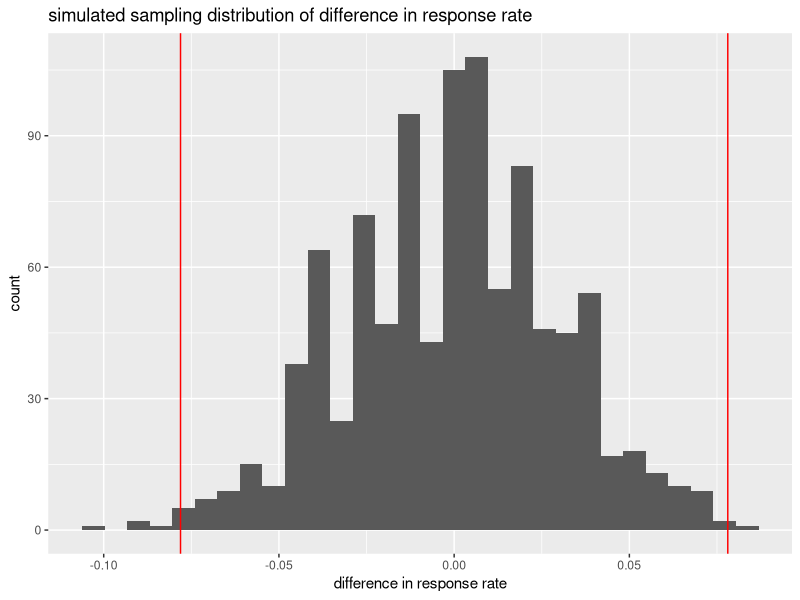
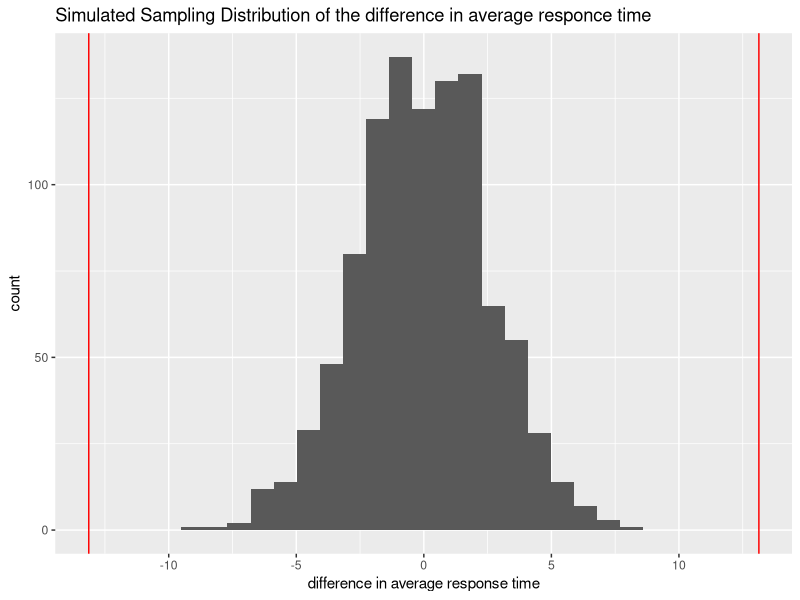
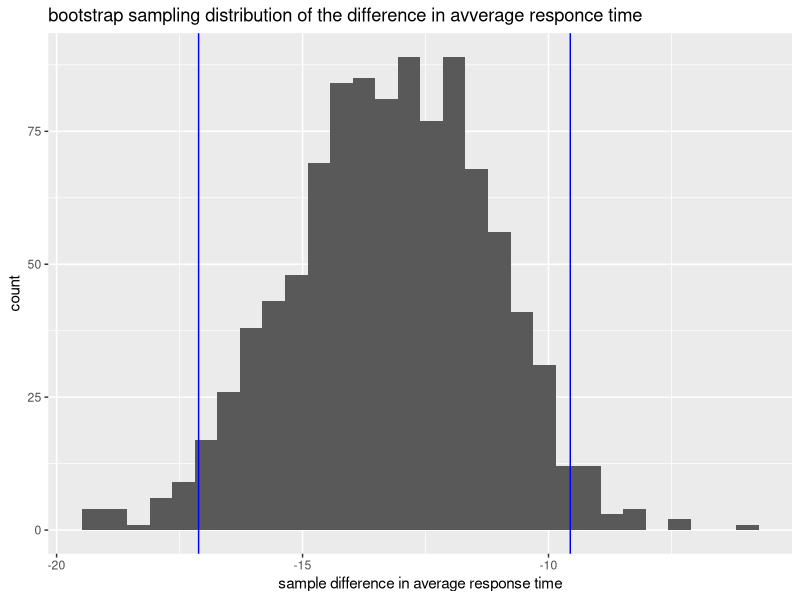
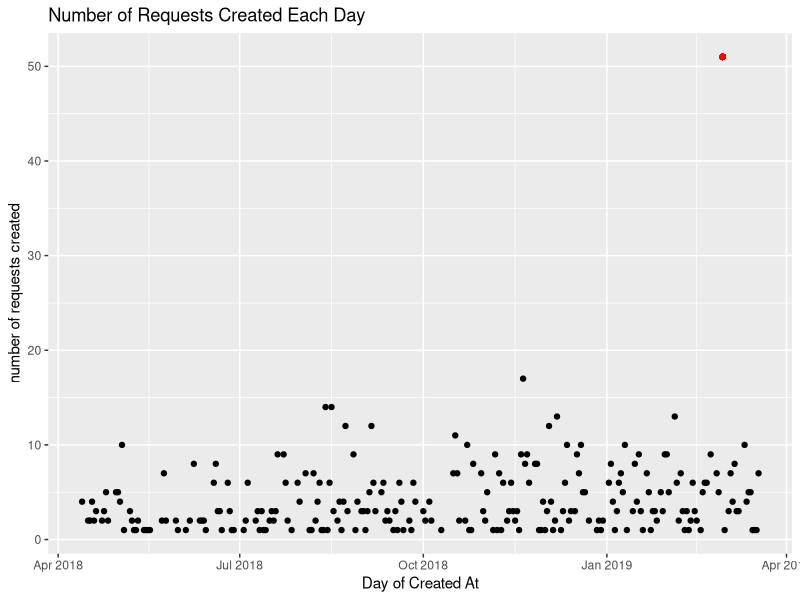
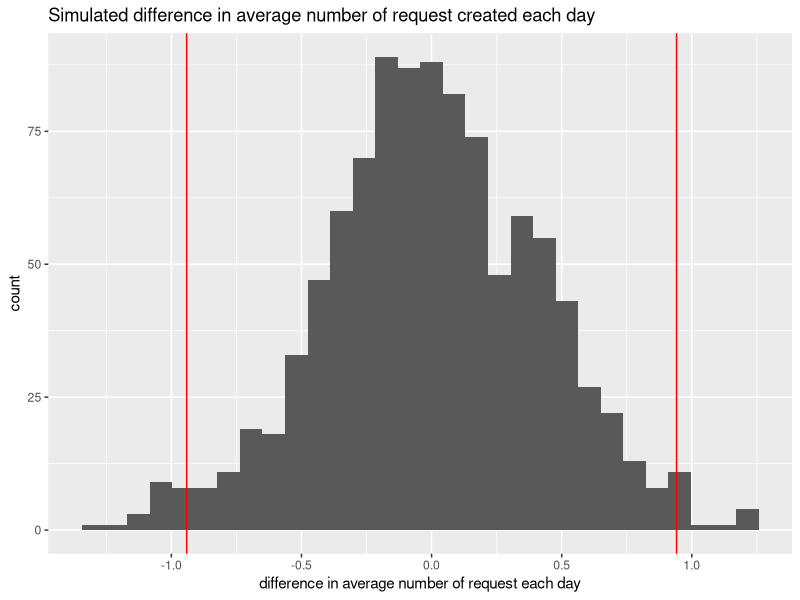
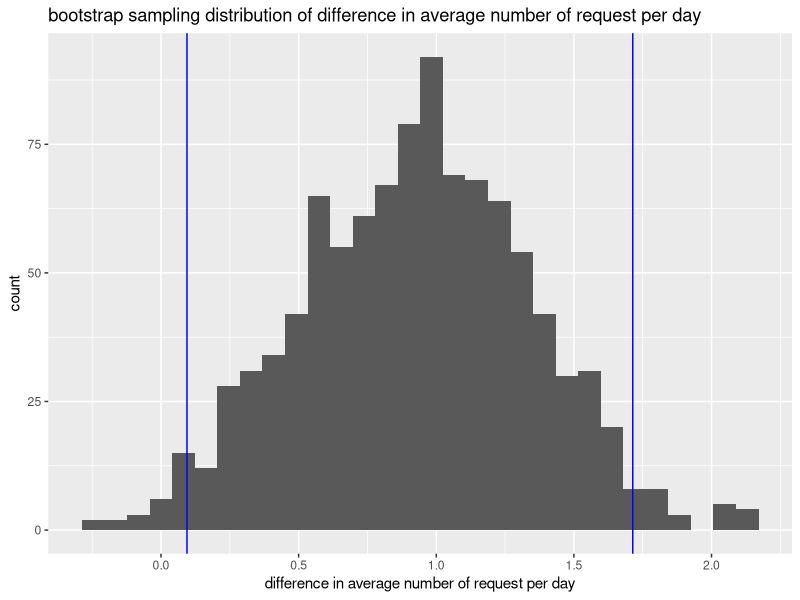
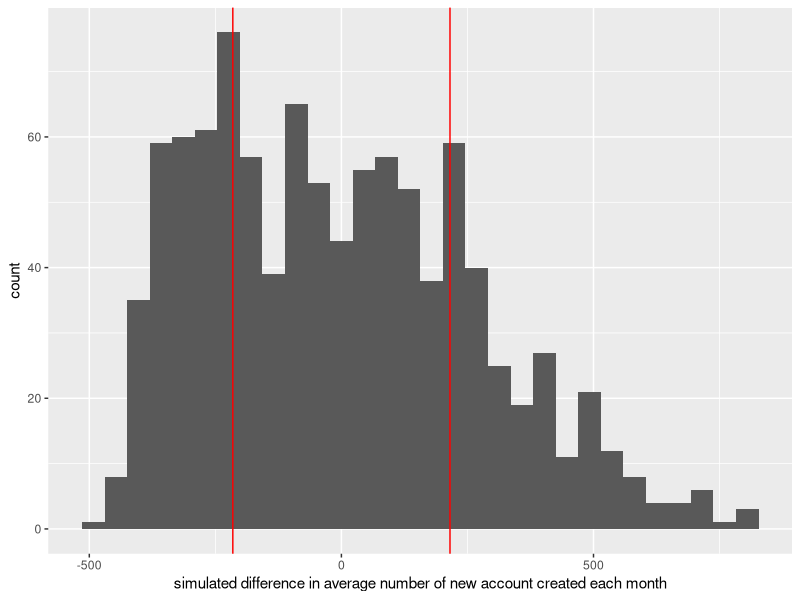

The R source for these figures, in order:
## ---- chunk 1
# echo=FALSE will stop the code chunk from appearing in the knit document
# warning=FALSE and message=FALSE will stop R messages from appearing in the knit document
library(tidyverse)
library(lubridate)
library(readxl)
## ---- chunk 2
# This code chunk will run but not appear in the knit document
# Here is a sample showing you how to read in the data
requests <- read_excel("requests_Mar18_2019.xlsx")
categories <- read_excel("data/categories.xlsx")
courses <- read_excel("data/courses.xlsx")
educatoraccounts <- read_excel("data/educatoraccounts.xlsx")
employeraccounts <- read_excel("data/employeraccounts.xlsx")
projects <- read_excel("data/projects.xlsx")
studentaccounts <- read_excel("data/studentaccounts.xlsx")
teams <- read_excel("data/teams.xlsx")
## ---- chunk 3
request_type <- requests %>% 
  mutate(type=ifelse(`Actor Id` %in% educatoraccounts$Id,educatoraccounts$Type,ifelse(`Actor Id` %in% employeraccounts$Id,employeraccounts$Type,'student'))) %>%
  mutate(recipient_type=ifelse(`Recipient Id`%in% educatoraccounts$Id,educatoraccounts$Type,ifelse(`Actor Id` %in% employeraccounts$Id,employeraccounts$Type,'student'))) %>%
  mutate(`Day of Created At`=as.Date(`Day of Created At`, "%d %B, %Y")) %>%
  mutate(`Day of Updated At`=as.Date(`Day of Updated At`, "%d %B, %Y")) %>%
  mutate(`Day of Expired At`=as.Date(`Day of Expired At`, "%d %B, %Y")) %>%
  mutate(`Month of Created At`=substr(`Day of Created At`,1,7)) %>%
  filter(`Day of Created At`!='2018-04-12'&`Day of Created At`!='2018-08-30')

# filter out 2018-4-12 & 2018-8-30 because of extreme data
## ---- chunk 4
# response rate in 14 days
response_rate <- request_type %>%
  filter(State!='pending') %>%
  mutate(response_time=`Day of Updated At`-`Day of Created At`) %>%
  mutate(rate=ifelse(response_time <= 14,1,0))
rate_before <- response_rate %>%
  filter(`Day of Created At`<'2018-11-21') %>%
  summarise(mean(rate)) %>%
  as.numeric()
rate_after <- response_rate %>%
  filter(`Day of Created At`>='2018-11-21') %>%
  summarise(mean(rate)) %>%
  as.numeric()
rate_diff <- rate_after - rate_before
rate_diff
## ---- chunk 5
set.seed(130)
rep <- 1000
sim_rate <- rep(NA,rep)
for (i in 1:rep)
{
  response_rate_ <- response_rate %>% mutate(`Day of Created At`=sample(`Day of Created At`))
  rate_before_ <- response_rate_ %>%
    filter(`Day of Created At`<'2018-11-21') %>%
    summarise(mean(rate)) %>%
    as.numeric()
  rate_after_ <- response_rate_ %>%
    filter(`Day of Created At`>='2018-11-21') %>%
    summarise(mean(rate)) %>%
    as.numeric()
  sim_rate[i] <- rate_after_ - rate_before_
}
sim_rate <- tibble(sim_rate)
sim_rate %>% ggplot(aes(x=sim_rate)) + 
  geom_histogram() + 
  geom_vline(xintercept = rate_diff, color="red") + 
  geom_vline(xintercept=-rate_diff, color="red") +
  labs(x='difference in response rate') +
  ggtitle(label = "simulated sampling distribution of difference in response rate")
## ---- chunk 6
extreme_rate <- sim_rate %>%
  filter(sim_rate>=rate_diff | sim_rate<=-rate_diff) %>%
  summarise(n()) %>%
  as.numeric()
p_value_rate <- extreme_rate/rep
p_value_rate # p-value < 0.05
## ---- chunk 7
response_stu <- response_rate %>% filter(recipient_type=="student")
response_emp <- response_rate %>% filter(recipient_type=="employer")
## ---- chunk 8
stu_rate_before <- response_stu %>%
  filter(`Day of Created At`<'2018-11-21') %>%
  summarise(mean(rate)) %>%
  as.numeric()
stu_rate_after <- response_stu %>%
  filter(`Day of Created At`>='2018-11-21') %>%
  summarise(mean(rate)) %>%
  as.numeric()
stu_diff <- stu_rate_after - stu_rate_before
## ---- chunk 9
# hypothesis test
# H0 stu_diff=0
set.seed(130)
sim_stu <- rep(NA,rep)
for (i in 1:rep)
{
  stu_ <- response_stu %>% mutate(`Day of Created At`=sample(`Day of Created At`))
  s_before_ <- stu_ %>%
    filter(`Day of Created At`<'2018-11-21') %>%
    summarise(mean(rate)) %>%
    as.numeric()
  s_after_ <- stu_ %>%
    filter(`Day of Created At`>='2018-11-21') %>%
    summarise(mean(rate)) %>%
    as.numeric()
  sim_stu[i] <- s_after_ - s_before_
}
sim_stu <- tibble(sim_stu)
extreme_s <- sim_stu %>%
  filter(sim_stu >=stu_diff | sim_stu <=-stu_diff) %>%
  summarise(n()) %>%
  as.numeric()
p_stu <- extreme_s/rep
## ---- chunk 10
# bootstrap
set.seed(130)
boot_stu <- rep(NA,rep)
ns <- response_stu %>% summarise(n()) %>% as.numeric()
for (i in 1:rep)
{
  bs <- response_stu %>% sample_n(size=ns,replace=TRUE)
  bs_before <- bs %>%
    filter(`Day of Created At`<'2018-11-21') %>%
    summarise(mean(rate)) %>%
    as.numeric()
  bs_after <- bs %>%
    filter(`Day of Created At`>='2018-11-21') %>%
    summarise(mean(rate)) %>%
    as.numeric()
  boot_stu[i] <- bs_after-bs_before
}
boot_stu %>% quantile(c(0.025,0.975))
## ---- chunk 11
emp_rate_before <- response_emp %>%
  filter(`Day of Created At`<'2018-11-21') %>%
  summarise(mean(rate)) %>%
  as.numeric()
emp_rate_after <- response_emp %>%
  filter(`Day of Created At`>='2018-11-21') %>%
  summarise(mean(rate)) %>%
  as.numeric()
emp_diff <- emp_rate_after - emp_rate_before
## ---- chunk 12
set.seed(130)
sim_emp <- rep(NA,rep)
for (i in 1:rep)
{
  emp_ <- response_emp %>% mutate(`Day of Created At`=sample(`Day of Created At`))
  s_before_ <- emp_ %>%
    filter(`Day of Created At`<'2018-11-21') %>%
    summarise(mean(rate)) %>%
    as.numeric()
  s_after_ <- emp_ %>%
    filter(`Day of Created At`>='2018-11-21') %>%
    summarise(mean(rate)) %>%
    as.numeric()
  sim_emp[i] <- s_after_ - s_before_
}
sim_emp <- tibble(sim_emp)
extreme_s <- sim_emp %>%
  filter(sim_emp >=emp_diff | sim_emp <=-emp_diff) %>%
  summarise(n()) %>%
  as.numeric()
p_emp <- extreme_s/rep# p-value>0.1
## ---- chunk 13
response <- request_type %>%
  filter(`State`!='expired') %>%
  filter(`State`!='pending') %>%
  filter(`Day of Created At` != '2018-04-12') %>%
  filter(`Day of Created At` != '2018-08-30')
response$response_time <- response$`Day of Updated At` - response$`Day of Created At`

# average response time each day
time <- response %>%
  group_by(`Day of Created At`) %>%
  summarise(time_ave_each_day=mean(response_time))

time_before <- time %>%
  filter(`Day of Created At`<'2018-11-21') %>%
  summarise(mean=mean(time_ave_each_day)) %>%
  as.numeric()

time_after <- time %>%
  filter(`Day of Created At`>='2018-11-21') %>%
  summarise(mean=mean(time_ave_each_day)) %>%
  as.numeric()

time_diff <- time_after - time_before
time_diff
## ---- chunk 14
set.seed(130)
sim_time <- rep(NA,rep)
for (i in 1:rep)
{
  time_ <- time %>% mutate(`Day of Created At`=sample(`Day of Created At`))
  time_before_ <- time_ %>%
    filter(`Day of Created At`<'2018-11-21') %>%
    summarise(mean=mean(time_ave_each_day)) %>%
    as.numeric()
  time_after_ <- time_ %>%
    filter(`Day of Created At`>='2018-11-21') %>%
    summarise(mean=mean(time_ave_each_day)) %>%
    as.numeric()
  sim_time[i] <- time_after_-time_before_
}
sim_time <- tibble(sim_time)
sim_time %>% ggplot(aes(x=sim_time)) + 
  geom_histogram() + 
  geom_vline(xintercept = time_diff, color="red") + 
  geom_vline(xintercept=-time_diff, color="red") +
  labs(x='difference in average response time') +
  ggtitle(label="Simulated Sampling Distribution of the difference in average responce time")
## ---- chunk 15
extreme_time <- sim_time %>%
  filter(sim_time>= abs(time_diff) | sim_time<= -abs(time_diff)) %>%
  summarise(n()) %>%
  as.numeric()
p_value_time <- extreme_time/rep
p_value_time
## ---- chunk 16
set.seed(130)
boot_time <- rep(NA,rep)
st <- time %>% summarise(n()) %>% as.numeric()
for (i in 1:rep)
{
  time2 <- time %>% sample_n(size=st,replace=TRUE)
  time_before2 <- time2 %>%
    filter(`Day of Created At`<'2018-11-21') %>%
    summarise(mean=mean(time_ave_each_day)) %>%
    as.numeric()
  time_after2 <- time2 %>%
    filter(`Day of Created At`>='2018-11-21') %>%
    summarise(mean=mean(time_ave_each_day)) %>%
    as.numeric()
  boot_time[i] <- time_after2-time_before2
}
bt1 <- boot_time %>% quantile(0.025) %>% as.numeric()
bt2 <- boot_time %>% quantile(0.975) %>% as.numeric()
boot_time <- tibble(boot_time)
boot_time %>% ggplot(aes(x=boot_time)) + 
  geom_histogram() +
  geom_vline(aes(xintercept=bt1),color="blue") +
  geom_vline(aes(xintercept=bt2),color="blue") +
  labs(x="sample difference in average response time") +
  ggtitle(label="bootstrap sampling distribution of the difference in avverage responce time")
## ---- chunk 17
boot_time$boot_time %>% quantile(c(0.025,0.975)) # 95% confidence interva
## ---- chunk 18
# request each day
num <- request_type %>%
  group_by(`Day of Created At`) %>%
  summarise(num=n())
# discover an outlier at 2019-02-28
num %>% ggplot(aes(x=`Day of Created At`,y=num)) + 
  geom_point() + 
  geom_point(aes(x=as.Date('2019-02-28'),y=51),color="red") +
  labs(y='number of requests created') +
  ggtitle(label="Number of Requests Created Each Day")
num <- num %>% filter(`Day of Created At`!='2019-02-28') # filter out the outlier
## ---- chunk 19
num_before <- num %>%
  filter(`Day of Created At`<'2018-11-21') %>%
  summarise(mean=mean(num)) %>%
  as.numeric()
num_after <- num %>%
  filter(`Day of Created At`>='2018-11-21') %>%
  summarise(mean=mean(num)) %>%
  as.numeric()
num_diff <- num_after - num_before
num_diff
## ---- chunk 20
# hypothesis type
# H0: difference=0
set.seed(130)
sim <- rep(NA,rep)
for (i in 1:rep)
{
  num_ <- num %>% mutate(`Day of Created At`=sample(`Day of Created At`))
  num_before_ <- num_ %>%
    filter(`Day of Created At`<'2018-11-21') %>%
    summarise(mean=mean(num)) %>%
    as.numeric()
  num_after_ <- num_ %>%
    filter(`Day of Created At`>='2018-11-21') %>%
    summarise(mean=mean(num)) %>%
    as.numeric()
  sim[i] <- num_after_-num_before_
}
sim <- tibble(sim)
sim %>% ggplot(aes(x=sim)) + 
  geom_histogram() + 
  geom_vline(xintercept = num_diff, color="red") + 
  geom_vline(xintercept=-num_diff, color="red") +
  labs(x='difference in average number of request each day') +
  ggtitle(label="Simulated difference in average number of request created each day")
## ---- chunk 21
extreme <- sim %>%
  filter(sim>=num_diff | sim<=-num_diff) %>%
  summarise(n()) %>%
  as.numeric()
p_value <- extreme/rep
p_value # p-value < 0.05
## ---- chunk 22
# bootstrap together
set.seed(130)
boot1 <- rep(NA,rep)
s <- num %>% summarise(n()) %>% as.numeric()
for (i in 1:rep)
{
  num2 <- num %>% sample_n(size=s,replace=TRUE)
  num_before2 <- num2 %>%
    filter(`Day of Created At`<'2018-11-21') %>%
    summarise(mean=mean(num)) %>%
    as.numeric()
  num_after2 <- num2 %>%
    filter(`Day of Created At`>='2018-11-21') %>%
    summarise(mean=mean(num)) %>%
    as.numeric()
  boot1[i] <- num_after2-num_before2
}
b1 <- boot1 %>% quantile(0.025) %>% as.numeric()
b2 <- boot1 %>% quantile(0.975) %>% as.numeric()
boot1 <- tibble(boot1)
boot1 %>% ggplot(aes(x=boot1)) + 
  geom_histogram() +
  geom_vline(aes(xintercept=b1),color="blue") +
  geom_vline(aes(xintercept=b2),color="blue") +
  labs(x="difference in average number of request per day") +
  ggtitle(label="bootstrap sampling distribution of difference in average number of request per day")
## ---- chunk 23
boot1$boot1 %>% quantile(c(0.025,0.975)) # 95% confidence interval
## ---- chunk 24
studentaccounts <- studentaccounts %>%
  mutate(`Day of Created At`=as.Date(`Day of Created At`, "%d %B, %Y")) %>%
  mutate(`Month of Created At`=substr(`Day of Created At`,1,7))
employeraccounts <- employeraccounts %>%
  mutate(`Day of Created At`=as.Date(`Day of Created At`, "%d %B, %Y")) %>%
  mutate(`Month of Created At`=substr(`Day of Created At`,1,7))
educatoraccounts <- educatoraccounts %>%
  mutate(`Day of Created At`=as.Date(`Day of Created At`, "%d %B, %Y")) %>%
  mutate(`Month of Created At`=substr(`Day of Created At`,1,7))
stu_creat <- studentaccounts %>%
  filter(`Day of Created At`!='2017-02-11') %>%
  group_by(`Month of Created At`) %>%
  summarise(stu=n())
emp_creat <- employeraccounts %>%
  filter(`Day of Created At`!='2017-02-11') %>%
  group_by(`Month of Created At`) %>%
  summarise(emp=n())
edu_creat <- educatoraccounts %>%
  filter(`Day of Created At`!='2017-02-11') %>%
  group_by(`Month of Created At`) %>%
  summarise(edu=n())
merge1 <- merge(stu_creat,emp_creat,all=TRUE,sort=TRUE)
account <- merge(merge1, edu_creat, all=TRUE,sort=TRUE) %>%
  mutate(all=stu+emp+edu) %>%
  filter(`Month of Created At`!='2019-03')
## ---- chunk 25
account_before <- account %>%
  filter(`Month of Created At`!='2018-12'&`Month of Created At`!='2019-01'&`Month of Created At`!='2019-02'&`Month of Created At`!='2019-03') %>%
  summarise(mean(all)) %>%
  as.numeric()
account_after <-account %>%
  filter(`Month of Created At`=='2018-12'|`Month of Created At`=='2019-01'|`Month of Created At`=='2019-02') %>% 
  summarise(mean(all)) %>%
  as.numeric() #does not inclue'2019-03'
account_diff <- account_after-account_before
account_diff
## ---- chunk 26
set.seed(130)
sim_act <- rep(NA,rep)
for (i in 1:rep)
{
  account_ <- account %>% mutate(`Month of Created At`=sample(`Month of Created At`))
  account_before_ <- account_ %>%
    filter(`Month of Created At`!='2018-12'&`Month of Created At`!='2019-01'&`Month of Created At`!='2019-02'&`Month of Created At`!='2019-03') %>%
    summarise(mean(all)) %>%
    as.numeric()
  account_after_ <-account_ %>%
    filter(`Month of Created At`=='2018-12'|`Month of Created At`=='2019-01'|`Month of Created At`=='2019-02') %>% 
    summarise(mean(all)) %>%
    as.numeric() #does not inclue'2019-03'
  sim_act[i] <- account_after_-account_before_
}
sim_act <- tibble(sim_act)
sim_act %>% ggplot(aes(x=sim_act)) + 
  geom_histogram() + 
  geom_vline(xintercept = account_diff, color="red") + 
  geom_vline(xintercept=-account_diff, color="red") +
  labs(x='simulated difference in average number of new account created each month')
## ---- chunk 27
extreme_act <- sim_act %>%
  filter(sim_act >=account_diff | sim_act <=-account_diff) %>%
  summarise(n()) %>%
  as.numeric()
p_act <- extreme_act/rep
p_act
